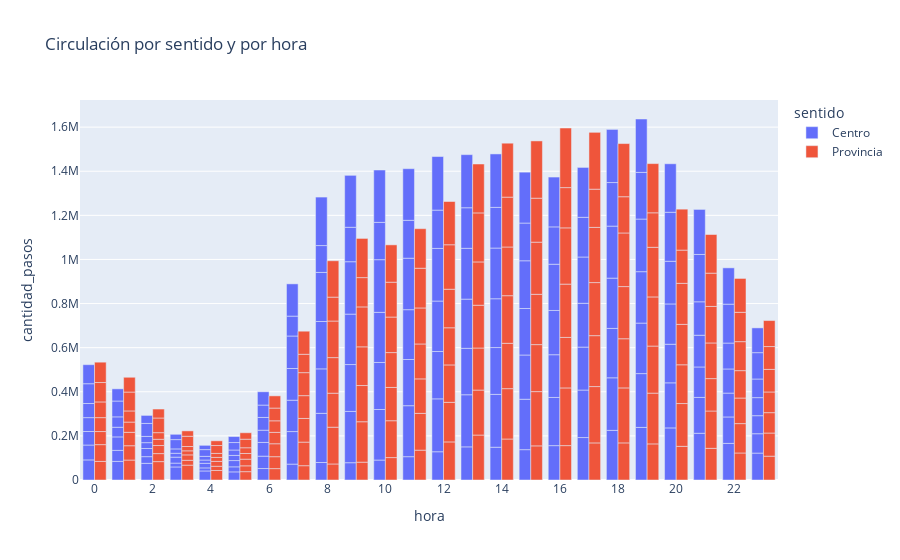

Notebook code cell kept with this figure:
### Code cell
fig= px.bar ( sentido, x="hora", y="cantidad_pasos", color="sentido", barmode= "group", title= "Circulación por sentido y por hora")
fig.update_xaxes(nticks=24,showgrid=False)
fig.show()

### Figure 1 — Plotly figure (JSON) as saved in the notebook; plotly's stock layout.template omitted (floating-point values rounded to 4 significant figures; data arrays with more than 128 entries replaced by an {"elided": "..."} marker saying what was removed)
{"data": [{"alignmentgroup": "True", "hovertemplate": "sentido=Centro<br>hora=%{x}<br>cantidad_pasos=%{y}<extra></extra>", "legendgroup": "Centro", "marker": {"color": "#636efa"}, "name": "Centro", "offsetgroup": "Centro", "orientation": "v", "showlegend": true, "textposition": "auto", "type": "bar", "x": {"elided": "168 int values"}, "xaxis": "x", "y": {"elided": "168 int values"}, "yaxis": "y"}, {"alignmentgroup": "True", "hovertemplate": "sentido=Provincia<br>hora=%{x}<br>cantidad_pasos=%{y}<extra></extra>", "legendgroup": "Provincia", "marker": {"color": "#EF553B"}, "name": "Provincia", "offsetgroup": "Provincia", "orientation": "v", "showlegend": true, "textposition": "auto", "type": "bar", "x": {"elided": "168 int values"}, "xaxis": "x", "y": {"elided": "168 int values"}, "yaxis": "y"}], "layout": {"autosize": true, "barmode": "group", "legend": {"title": {"text": "sentido"}, "tracegroupgap": 0}, "title": {"text": "Circulación por sentido y por hora"}, "xaxis": {"anchor": "y", "autorange": true, "domain": [0, 1], "nticks": 24, "range": [-0.5, 23.5], "showgrid": false, "title": {"text": "hora"}, "type": "linear"}, "yaxis": {"anchor": "x", "autorange": true, "domain": [0, 1], "range": [0, 1723000.0], "title": {"text": "cantidad_pasos"}, "type": "linear"}}}
